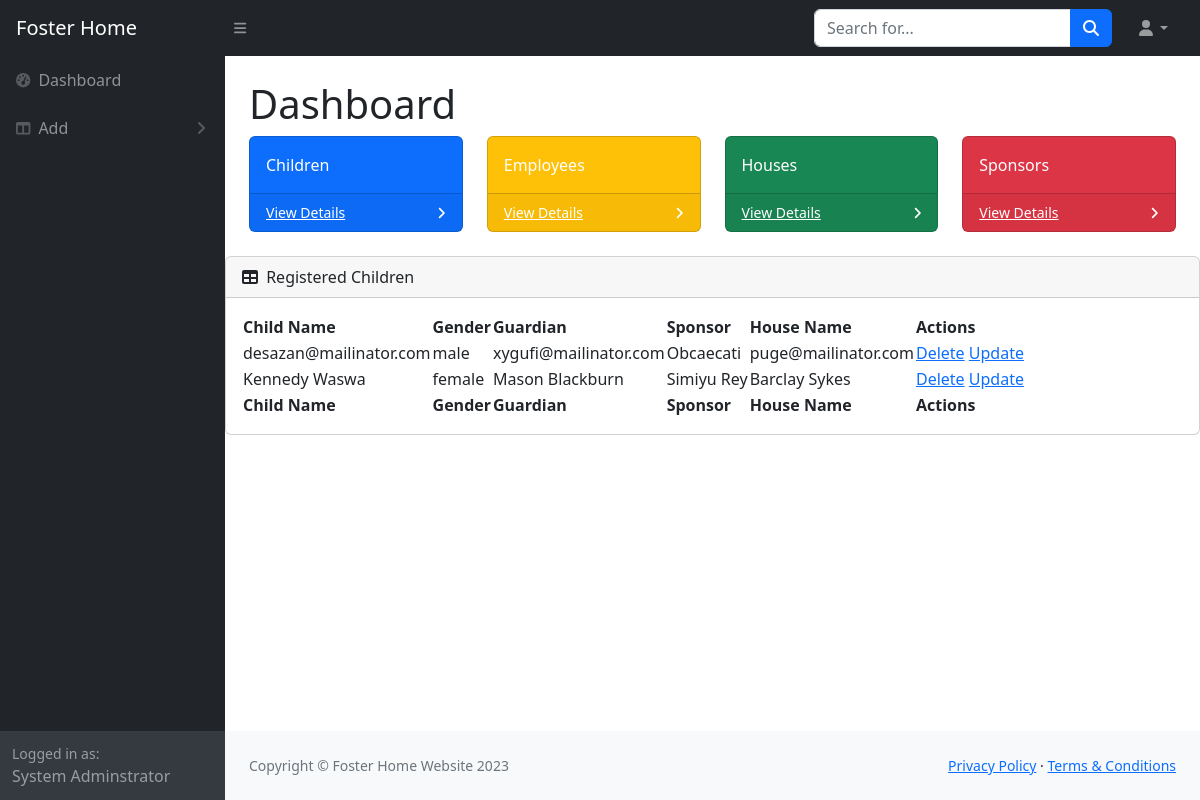
Page /dashboard (signed in) on the earlier database version.
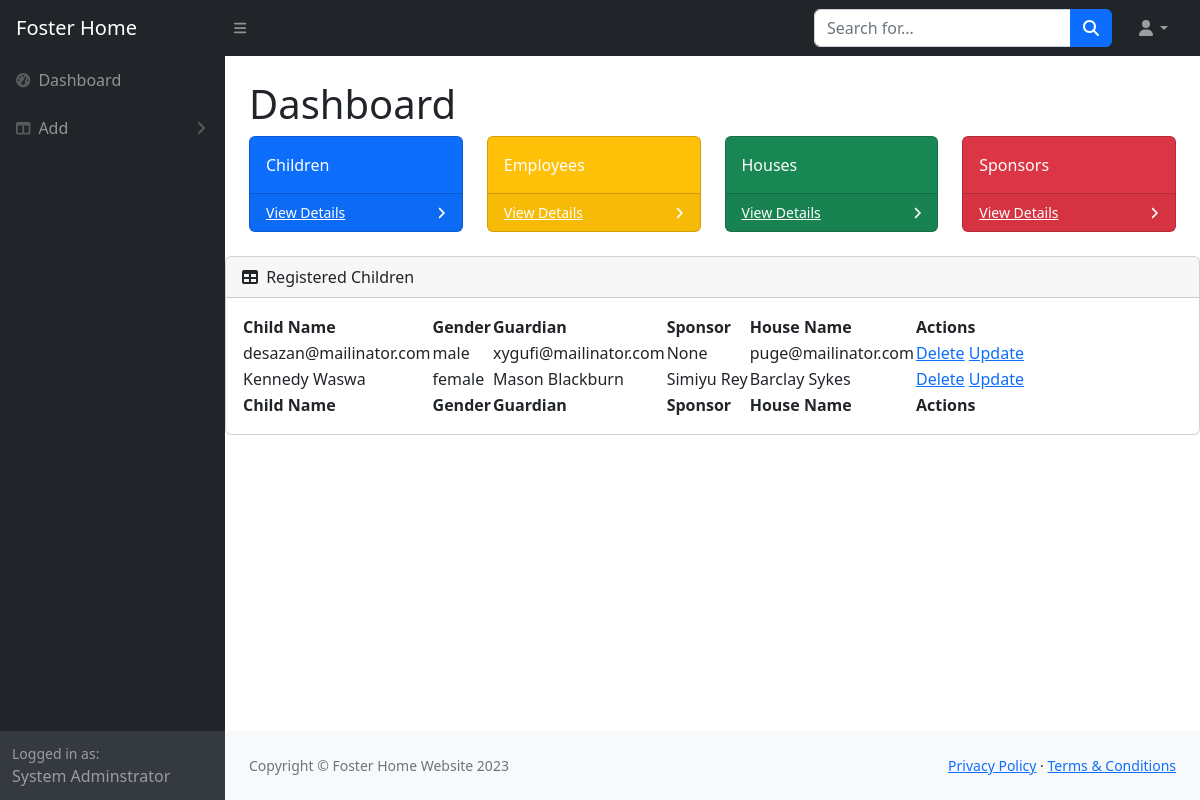
Same page on the later database version.
### fosterApp/models.py (models this page shows, shortened)
class Child(models.Model):
    fullName=models.CharField(max_length=100)
    dateOfBirth=models.CharField(max_length=100)
    gender=models.CharField(max_length=50)
    dateOfAdmn=models.CharField(max_length=50)
    guardianId=models.ForeignKey(Guardian,on_delete=models.CASCADE,related_name='rey')
    sponsor=models.ForeignKey(Sponsor, on_delete=models.SET_NULL,null=True)
    houseName=models.ForeignKey(House,on_delete=models.CASCADE)
    address=models.TextField(blank=True)
    created=models.DateTimeField(auto_now_add=True)
    updated=models.DateTimeField(auto_now=True)
    class Meta:
        ordering=['-created','-updated']

class Sponsor(models.Model):
    fullName=models.CharField(max_length=100,blank=False, default=None)
    sponsorEmail=models.EmailField(max_length=50)
    sponsorId=models.CharField(max_length=10)
    contact=models.CharField(max_length=100)
    occupation=models.CharField(max_length=50)
    created=models.DateTimeField(auto_now_add=True)
    updated=models.DateTimeField(auto_now=True)
    def __str__(self):
        return self.fullName

class Guardian(models.Model):
    fullName=models.CharField(max_length=100)
    guardianEmail=models.EmailField(max_length=50)
    guardianId=models.CharField(max_length=10)
    contact=models.CharField(max_length=100)
    created=models.DateTimeField(auto_now_add=True)
    updated=models.DateTimeField(auto_now=True)
    def __str__(self):
        return self.fullName

class House(models.Model):
    name=models.CharField(max_length=50)
    def __str__(self):
        return self.name

### fosterApp/views.py (the view)
# urls.py: path('dashboard', adminHome, name='adminHome'),
@login_required(login_url='login')
def adminHome(request):
    children = Child.objects.all()
    context = {"children": children}
    return render(request,"fosterApp/admin-index.html",context)

### fosterApp/templates/fosterApp/admin-index.html
{% extends 'admin-dashboard.html' %}
{% block content %}
<div class="card mb-4">
    <div class="card-header">
        <i class="fas fa-table me-1"></i>
        Registered Children
    </div>
    <div class="card-body">
        <table id="datatablesSimple">
            <thead>
                <tr>
                    <th>Child Name</th>
                    <th>Gender</th>
                    <th>Guardian</th>
                    <th>Sponsor</th>
                    <th>House Name</th>
                    <th>Actions</th>
                </tr>
            </thead>
            <tfoot>
                <tr>
                    <th>Child Name</th>
                    <th>Gender</th>
                    <th>Guardian</th>
                    <th>Sponsor</th>
                    <th>House Name</th>
                    <th>Actions</th>
                </tr>
            </tfoot>
            <tbody>
                    {% for child in children %}
                    <tr>
                        <td>{{ child.fullName }}</td>
                        <td>{{ child.gender }}</td>
                        <td>{{ child.guardianId }}</td>
                        <td>{{ child.sponsor }}</td>
                        <td>{{ child.houseName }}</td>
                        <td><a href="{% url 'delete' child.pk %}">Delete</a>
                            <a href="{% url 'update-child' child.pk %}">Update</a>
                        </td>
                    </tr>
                    {% endfor %}
            </tbody>
        </table>
    </div>
</div>
{% endblock %}

Differences in the rows shown:
changed Child "desazan@mailinator.com": sponsor "Obcaecati" → "None"
